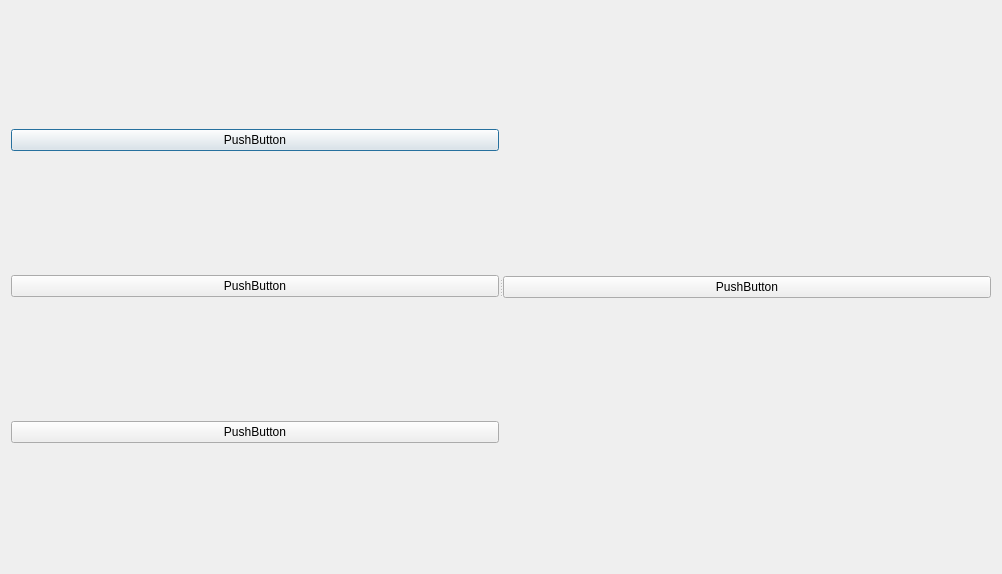
<?xml version="1.0" encoding="UTF-8"?>
<ui version="4.0">
 <class>central2</class>
 <widget class="QDialog" name="central2">
  <property name="geometry">
   <rect>
    <x>0</x>
    <y>0</y>
    <width>1002</width>
    <height>574</height>
   </rect>
  </property>
  <property name="windowTitle">
   <string>Dialog</string>
  </property>
  <layout class="QHBoxLayout" name="horizontalLayout">
   <item>
    <widget class="QSplitter" name="splitter">
     <property name="orientation">
      <enum>Qt::Horizontal</enum>
     </property>
     <widget class="QWidget" name="verticalLayoutWidget">
      <layout class="QVBoxLayout" name="verticalLayout">
       <item>
        <widget class="QPushButton" name="pushButton_3">
         <property name="text">
          <string>PushButton</string>
         </property>
        </widget>
       </item>
       <item>
        <widget class="QPushButton" name="pushButton_4">
         <property name="sizePolicy">
          <sizepolicy hsizetype="Minimum" vsizetype="Fixed">
           <horstretch>0</horstretch>
           <verstretch>0</verstretch>
          </sizepolicy>
         </property>
         <property name="text">
          <string>PushButton</string>
         </property>
        </widget>
       </item>
       <item>
        <widget class="QPushButton" name="pushButton">
         <property name="sizePolicy">
          <sizepolicy hsizetype="Minimum" vsizetype="Fixed">
           <horstretch>1</horstretch>
           <verstretch>1</verstretch>
          </sizepolicy>
         </property>
         <property name="text">
          <string>PushButton</string>
         </property>
        </widget>
       </item>
      </layout>
     </widget>
     <widget class="QWidget" name="verticalLayoutWidget_2">
      <layout class="QVBoxLayout" name="verticalLayout_2">
       <item>
        <widget class="QPushButton" name="pushButton_2">
         <property name="sizePolicy">
          <sizepolicy hsizetype="Minimum" vsizetype="Fixed">
           <horstretch>2</horstretch>
           <verstretch>2</verstretch>
          </sizepolicy>
         </property>
         <property name="text">
          <string>PushButton</string>
         </property>
        </widget>
       </item>
      </layout>
     </widget>
    </widget>
   </item>
  </layout>
 </widget>
 <resources/>
 <connections/>
</ui>
